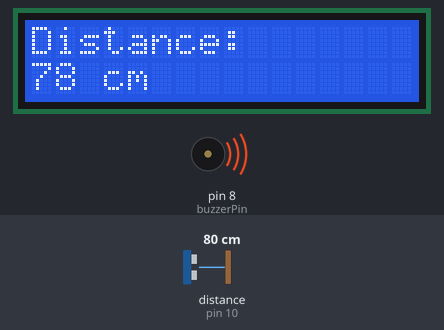
This sketch was run on a simulated Arduino Uno, built with avr-gcc and run on an emulated ATmega328P. Parts: 16×2 character LCD, buzzer (waves = sounding). Wiring (inferred from the names in the program): ultrasonic range finder: trigger pin 9; echo pin 10. The test bench sets the inputs (shaded band); at power-on: distance to the obstacle (sensor on pin 10) 80 cm. The echo pulse lasts 58.3 µs per cm; what the sketch prints to the serial monitor is not drawn.

Above: at 1.2 s.
1.3 s: distance to the obstacle (sensor on pin 10) set to 2 cm
At 3.1 s:
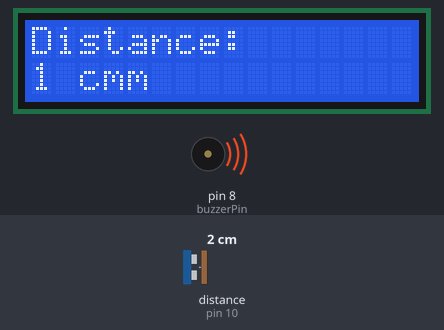
3.8 s: distance to the obstacle (sensor on pin 10) set to 36 cm
At 5.7 s:
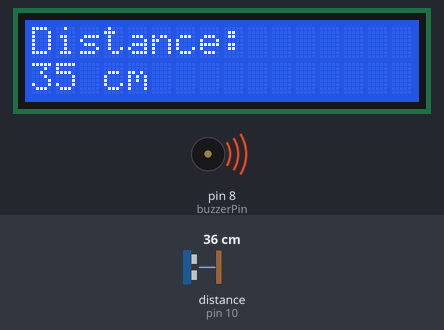
6.0 s: distance to the obstacle (sensor on pin 10) set to 44 cm
At 7.8 s:
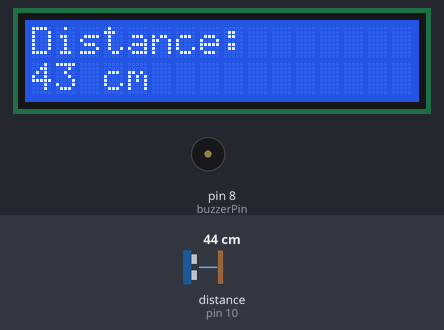
Timing chart, 0 to 9.3 s (numbered marks = the images above; inputs shaded):
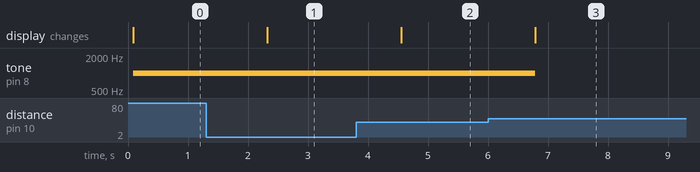

The sketch:

arduino.ino
```cpp
#include <Wire.h>
#include <LiquidCrystal_I2C.h>

const int trigPin = 9;
const int echoPin = 10;
const int buzzerPin = 8;

long duration;
int distance;

LiquidCrystal_I2C lcd(0x27, 16, 2);

void setup() {
  Serial.begin(9600);

  lcd.init();
  lcd.backlight();

  pinMode(trigPin, OUTPUT);
  pinMode(echoPin, INPUT);
  pinMode(buzzerPin, OUTPUT);
}

void loop() {
  digitalWrite(trigPin, LOW);
  delayMicroseconds(2);

  digitalWrite(trigPin, HIGH);
  delayMicroseconds(10);
  digitalWrite(trigPin, LOW);

  duration = pulseIn(echoPin, HIGH);

  distance = duration * 0.034 / 2;

  lcd.setCursor(0, 0);
  lcd.print("Distance:");
  lcd.setCursor(0, 1);
  lcd.print(distance);
  lcd.print(" cm");

  if (distance >= 55 || distance <= 40) {
    tone(buzzerPin, 1000);
    Serial.println("Hi");
    delay(100);
  } else {
    noTone(buzzerPin);
  }

  delay(1000);
}
```

Measured:
- the behaviour switches between 41 and 42 cm on distance to the obstacle (sensor on pin 10) (found by bisection; images 2 and 3)
- after the input at 1.3 s, the display: changes after 1.0 s (image 1)
- after the input at 3.8 s, the display: changes after 0.75 s (image 2)
- after the input at 6.0 s, tone on pin 8 (buzzerPin): 1000 Hz → silent after 0.79 s; the display: changes after 0.79 s (image 3)
